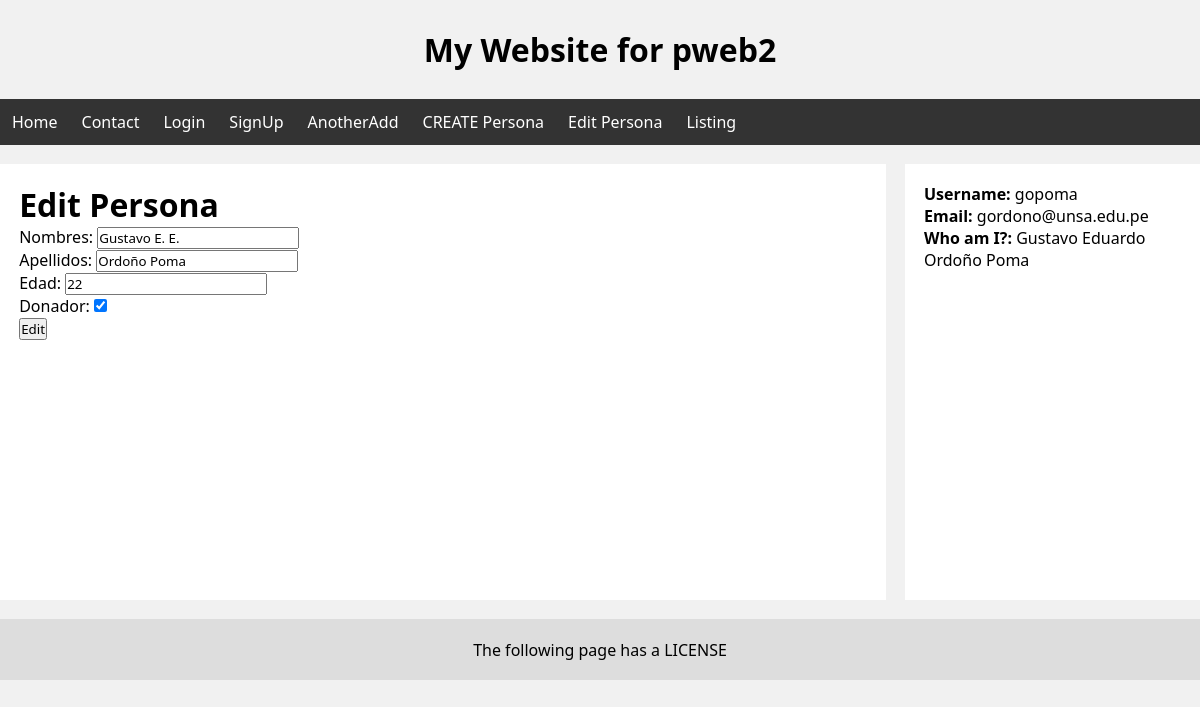
The page /personas/7/edit/ (signed in) on the database its author committed.
### personas/models.py (models this page shows, shortened)
class Persona(models.Model):
    nombres = models.CharField(max_length=100)
    apellidos = models.CharField(max_length=100)
    edad = models.IntegerField() # max_digits=3
    donador = models.BooleanField()

### personas/views.py (the view)
# urls.py: path('personas/<int:myID>/edit/', personaEditView, name="editPersona"),
def personaEditView(request, myID):
    persona = Persona.objects.get(id=myID)
    initialValues = {}
    form = PersonaForm(request.POST or None, instance=persona, initial=initialValues)
    if form.is_valid():
        form.save()
        return redirect("/personas")
    return render(request, "personas/edit.html", {
        "idPersona": persona.id,
        "form": form
    })

### personas/forms.py (shortened to what this page needs)
class PersonaForm(forms.ModelForm):
    class Meta:
        model = Persona
        fields = [
            "nombres",
            "apellidos",
            "edad",
            "donador",
        ]

### personas/templates/personas/edit.html (shortened to what this page needs)
{% extends 'layouts/main-layout.html' %}
{% block content %}
    <h1>Edit Persona</h1>
    <form action="/personas/{{ idPersona }}/edit/" method="POST">
        {{ form.as_p }}
        <input type="submit" value="Edit">
    </form>
{% endblock %}

### templates/layouts/main-layout.html (shortened to what this page needs)
{% load static %}
<!DOCTYPE html>
<html lang="en">
<head>
    <link rel="stylesheet" href="{% static 'css/styles.css' %}">
</head>
<body>
    {% include '../components/header.html' %}
    {% include '../components/navbar.html' %}
    <main class="main">
        <div class="leftcolumn">
            {% block content %}{% endblock %}
        </div>
        <div class="rightcolumn">
            <aside>
                {% if user.is_authenticated %}
                    <p><b>Username:</b> <span>{{ user.username }}</span></p>
                    <p><b>Email:</b> <span>{{ user.email }}</span></p>
                    <p><b>Who am I?:</b> <span>{{ user.first_name }} {{ user.last_name }}</span></p>
                {% else %}
                    <b>Not authenticated yet!</b>
                {% endif %}
            </aside>
        </div>
    </main>
    {% include '../components/footer.html' %}
</body>
</html>

### static/css/styles.css (style rules this page uses)
* { box-sizing: border-box; margin: 0; padding: 0; font-family:'Segoe UI', Tahoma, Geneva, Verdana, sans-serif; }
body { background-color: #F1F1F1; }
.main { margin-top: 1.2rem; margin-bottom: 1.2rem; display: grid; gap: 1.2rem; grid-template-columns: 3fr 1fr; }
.leftcolumn { min-height: 54.5vh; padding: 1.2rem; background-color: #FFF; }
.rightcolumn { padding: 1.2rem; background-color: #FFF; }

### rows shown on the page
Persona: nombres "Gustavo E. E.", apellidos "Ordoño Poma", edad "22", donador "☑"

### other values the page prints
{{ user.username }} "gopoma"
{{ user.email }} "gordono@unsa.edu.pe"
{{ user.first_name }} "Gustavo Eduardo"
{{ user.last_name }} "Ordoño Poma"
